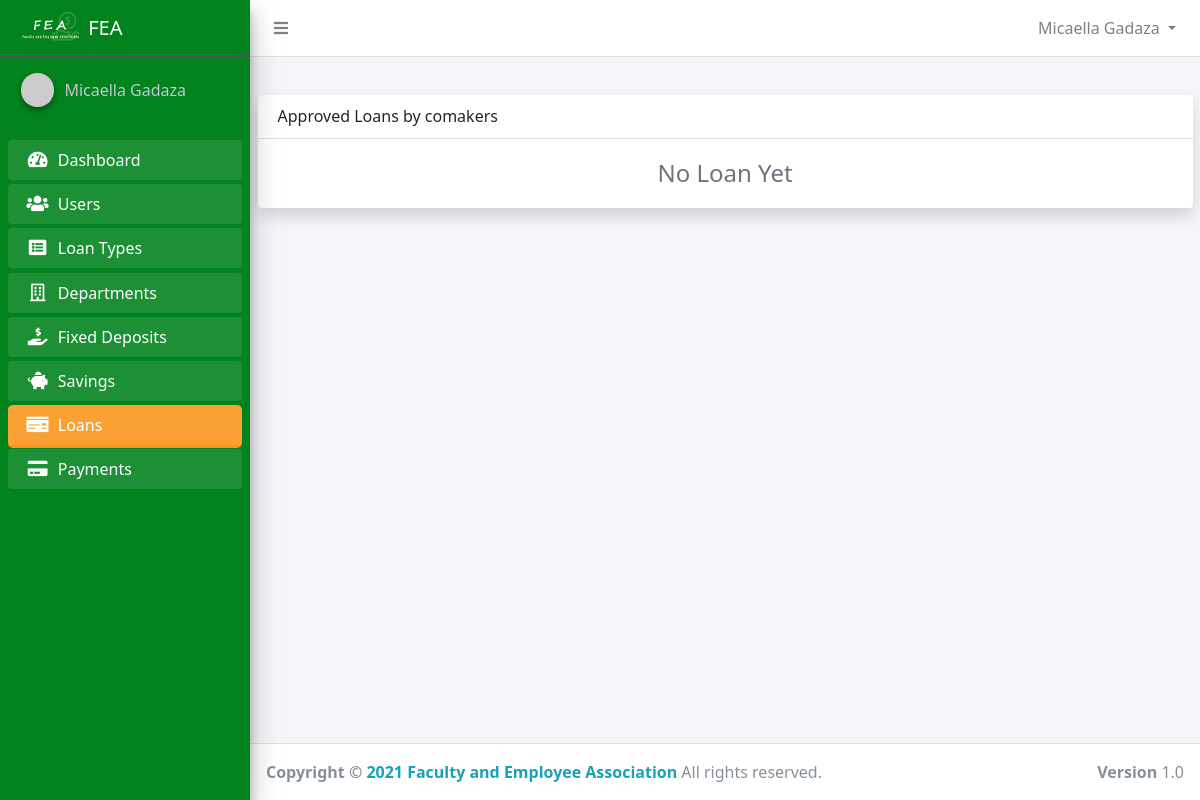
The page /admin/loans.php (signed in) on the database as committed earlier.
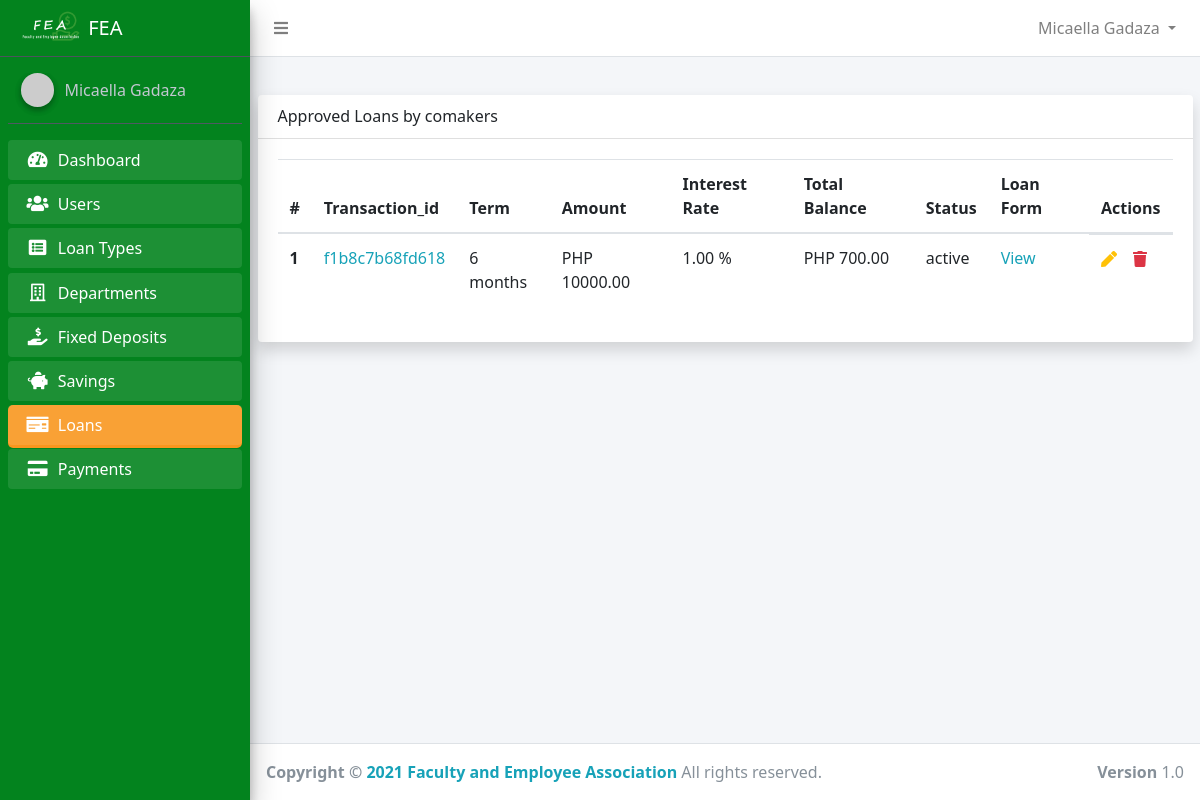
The same page on the database as committed later.
### tables this page shows
CREATE TABLE `loans` (
  `id` int(11) NOT NULL,
  `transaction_id` varchar(50) NOT NULL,
  `loan_number` varchar(50) NOT NULL,
  `membership_number` varchar(50) NOT NULL,
  `amount` double NOT NULL,
  `term` varchar(50) NOT NULL,
  `status` varchar(50) NOT NULL DEFAULT 'pending',
  `loan_type_id` int(11) NOT NULL,
  `total_amount` double NOT NULL,
  `user_id` int(11) NOT NULL,
  `comaker1_id` int(11) DEFAULT NULL,
  `comaker2_id` int(11) DEFAULT NULL,
  `approved_by_c1` tinyint(1) NOT NULL DEFAULT 0,
  `approved_by_c2` tinyint(1) DEFAULT 0,
  `created_at` timestamp NOT NULL DEFAULT current_timestamp()
);

CREATE TABLE `loan_types` (
  `id` int(11) NOT NULL,
  `name` varchar(50) NOT NULL,
  `interest` double NOT NULL
);

### app/config/config.php (called while the page is built, shortened)
<?php
class Connection
{
    public $conn;
    public function __construct()
    {
        try {
            $dsn = 'mysql:host=' . HOST . ';dbname=' . DB_NAME;
            $this->conn = new PDO($dsn, USERNAME, PASSWORD);
            $this->conn->setAttribute(PDO::ATTR_DEFAULT_FETCH_MODE, PDO::FETCH_OBJ);
            $this->conn->setAttribute(PDO::ATTR_EMULATE_PREPARES, false);
        } catch (PDOException $e) {
            echo "Error!: " . $e->getMessage() . "<br/>";
            die();
        }
        return $this->conn;
    }
}

### app/controllers/admin/LoanController.php (called while the page is built, shortened)
<?php
class AdminLoan extends Connection
{
    public function index()
    {
        $sql = "SELECT * FROM loans WHERE comaker1_id IS NOT NULL AND comaker2_id IS NOT NULL
                    AND approved_by_c1=1 AND approved_by_c2=1";
        $stmt = $this->conn->query($sql);
        return $stmt->fetchAll();
    }
    public function getInterest($loan_type_id)
    {
        $sql = "SELECT * FROM loan_types WHERE id=:loan_type_id";
        $stmt = $this->conn->prepare($sql);
        $stmt->execute(['loan_type_id' => $loan_type_id]);
        return $stmt->fetch();
    }
}

### app/helpers/showPrice.php (called while the page is built)
<?php
function formatDecimal($num)
{
    return  number_format((float)$num, 2, '.', '');
}

### admin/loans.php (the view, shortened to what this page needs)
<?php
require_once  '../app/includes/admin/header.php';
$adminLoan = new AdminLoan();
$loans = $adminLoan->index();
?>
<div class="container">
    <div class="card shadow">
        <div class="card-header d-flex align-items-center">
            <h4>Approved Loans by comakers </h4>
        </div>
        <div class="card-body">
            <div class="table-responsive">
                <?php if ($loans) : ?>
                    <table class="table" id="myTable">
                        <thead>
                            <tr>
                                <th scope="col">#</th>
                                <th scope="col">Transaction_id</th>
                                <th scope="col">Term</th>
                                <th scope="col">Amount</th>
                                <th scope="col">Interest Rate</th>
                                <th scope="col">Total Balance</th>
                                <th scope="col">Status</th>
                                <th scope="col">Loan Form</th>
                                <th scope="col">Actions</th>
                            </tr>
                        </thead>
                        <tbody>
                            <?php foreach ($loans as $key => $singleLoan) : ?>
                                <tr class="align-items-center">
                                    <th scope="row"><?php echo $key + 1 ?></th>
                                    <td>
                                        <a class="text-info" href="loan_detail.php?id=<?php echo $singleLoan->id ?>"><?php echo $singleLoan->transaction_id ?></a>
                                    </td>
                                    <td>
                                        <?php echo $singleLoan->term ?> months
                                    </td>
                                    <td>PHP <?php echo formatDecimal($singleLoan->amount) ?></td>
                                    <td><?php echo formatDecimal($adminLoan->getInterest($singleLoan->loan_type_id)->interest) ?> %</td>
                                    <td>PHP <?php echo formatDecimal($singleLoan->total_amount) ?></td>
                                    <td>
                                        <?php echo $singleLoan->status ?>
                                    </td>
                                    <td>
                                        <a href="loan_form.php?id=<?php echo $singleLoan->id ?>" class="text-info">View</a>
                                    </td>
                                    <td class="d-flex">
                                        <form action="loan_update.php" method="POST">
                                            <button type="submit" class="text-warning mr-3" style="border:none; background:none">
                                                <i class="fas fa-pen"></i>
                                            </button>
                                        </form>
                                        <form action="loan_delete.php" method="POST">
                                            <button type="submit" style="border:none; background:none">
                                                <i class="fas fa-trash text-danger"></i>
                                            </button>
                                        </form>
                                    </td>
                                </tr>
                            <?php endforeach; ?>
                        </tbody>
                    </table>
                <?php else : ?>
                    <h2 class="text-secondary text-center">No Loan Yet</h2>
                <?php endif; ?>
            </div>
        </div>
    </div>
</div>
</div>
<?php require_once BASE . '/app/includes/admin/footer.php' ?>

Rows that differ between the two databases and show on the page:
added loans: transaction "f1b8c7b68fd618", term "6", amount "10000.00", loan_type.interest "1.00", total_amount "700.00", status "active"
Other text that changed with them:
text no longer shown: "No Loan Yet"
text now shown: "# Transaction_id Term Amount Interest Rate Total Balance Status Loan Form Actions"
